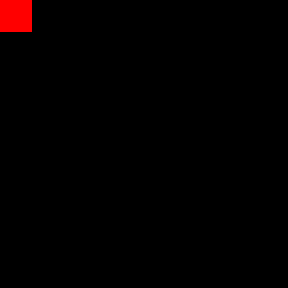

A level layout from a 2D game, rendered from its tile map. Below: a short description, then the map file with tile-grid data replaced by summaries:
An orthogonal 9x9 tile map with 32x32 px tiles, 4 tile layers (regions, input_walls, output_walls, output_collision).

<map version="1.0" tiledversion="1.1.4" orientation="orthogonal" renderorder="right-down" width="9" height="9" tilewidth="32" tileheight="32" infinite="0" nextobjectid="1">
 <tileset firstgid="1" source="tileset.tsx" />
 <layer name="regions" width="9" height="9">
  <data>[81 cells, 1 non-empty, 1 distinct tile ids]</data>
 </layer>
 <layer name="input_walls" width="9" height="9">
  <data>[81 cells, 1 non-empty, 1 distinct tile ids]</data>
 </layer>
 <layer name="output_walls" width="9" height="9">
  <data>[81 cells, 1 non-empty, 1 distinct tile ids]</data>
 </layer>
 <layer name="output_collision" width="9" height="9">
  <data>[81 cells, 1 non-empty, 1 distinct tile ids]</data>
 </layer>
</map>
